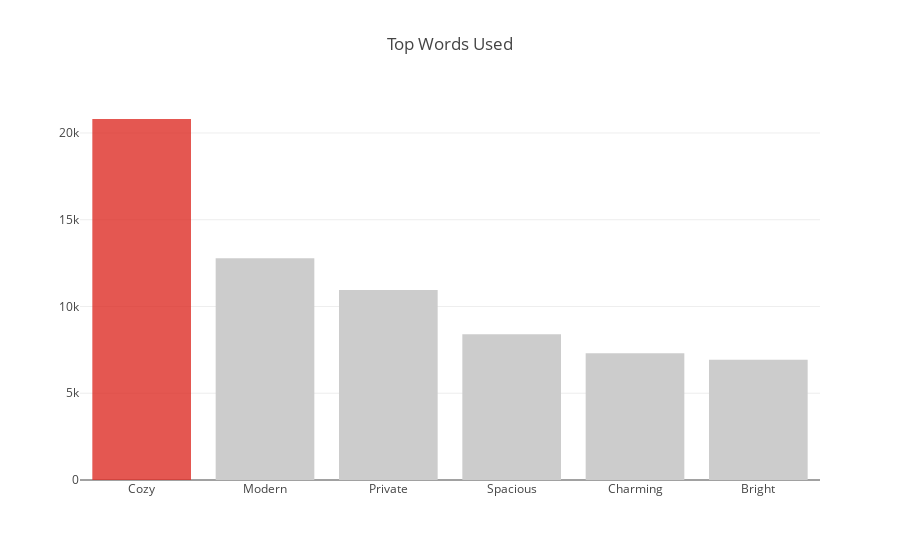

Notebook cell for this chart:
### Code cell
trace0 = go.Bar(
            x=['Cozy','Modern', 'Private','Spacious','Charming','Bright'],
            y=listings_combined.name.str.split(expand=True)[0].value_counts(),
            marker=dict(
                color=['rgba(222,45,38,0.8)','rgba(204,204,204,1)',
                   'rgba(204,204,204,1)', 'rgba(204,204,204,1)',
                   'rgba(204,204,204,1)','rgba(204,204,204,1)']) ,
    )

data = [trace0]
layout = go.Layout(
        title='Top Words Used In Title')

fig = go.Figure(data=data, layout=layout)

py.iplot(fig)

### Figure 1 — Plotly figure (JSON) as saved in the notebook; plotly's stock layout.template omitted (floating-point values rounded to 4 significant figures; data arrays with more than 128 entries replaced by an {"elided": "..."} marker saying what was removed)
{"data": [{"marker": {"color": ["rgba(222,45,38,0.8)", "rgba(204,204,204,1)", "rgba(204,204,204,1)", "rgba(204,204,204,1)", "rgba(204,204,204,1)", "rgba(204,204,204,1)"]}, "type": "bar", "uid": "f502ef20-7afb-45bb-8f23-b7bbb91642c6", "x": ["Cozy", "Modern", "Private", "Spacious", "Charming", "Bright"], "y": {"elided": "296 int values"}}], "layout": {"title": "Top Words Used"}}
